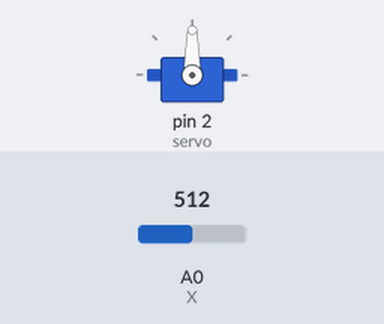
A sketch run on a simulated Arduino Uno, built with avr-gcc and run on an emulated ATmega328P. Parts: servo. Inputs (shaded band) come from the test bench; at power-on: A0 (X) = 512. What the sketch prints to the serial monitor is not drawn.

Above: at 1.2 s.
1.3 s: A0 (X) set to 561
At 2.6 s:
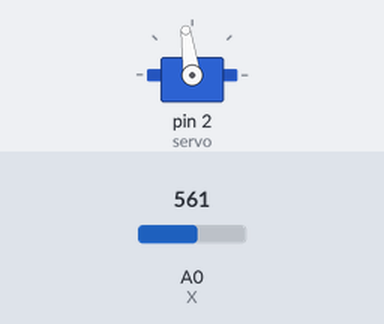
4.3 s: A0 (X) set to 579
At 4.9 s:
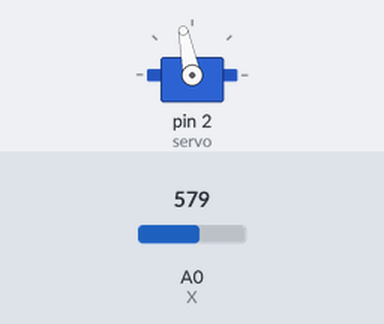
5.8 s: A0 (X) set to 306
At 7.0 s:
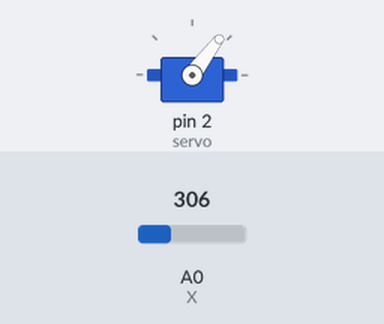
7.3 s: A0 (X) set to 60
At 8.2 s:
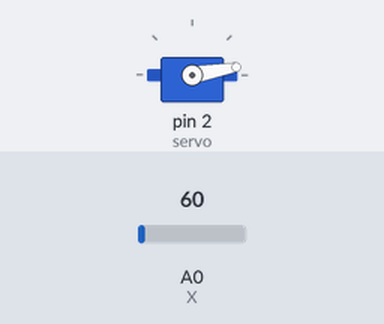
8.8 s: A0 (X) set to 51
At 9.4 s:
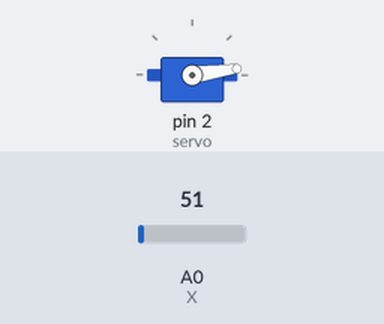
10.8 s: A0 (X) set to 122
At 12.1 s:
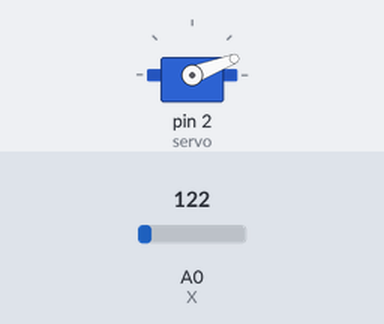
Timing chart, 0 to 13.3 s (numbered marks = the images above; inputs shaded):
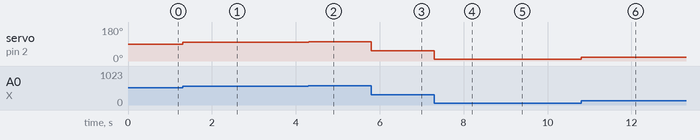

Measured:
- after the input at 1.3 s, servo on pin 2 (servo): 90° → 98° at once
- after the input at 4.3 s, servo on pin 2 (servo): 98° → 101° at once
- after the input at 5.8 s, servo on pin 2 (servo): 101° → 53° at once
- after the input at 7.3 s, servo on pin 2 (servo): 53° → 10° at once
- after the input at 8.8 s, servo on pin 2 (servo): 10° → 8° at once
- after the input at 10.8 s, servo on pin 2 (servo): 8° → 21° at once

The sketch:

servo_joystick.ino
```cpp
#include <Servo.h>
Servo servo;
const int X = A0;

void setup() {
  servo.attach(2);
  Serial.begin(9600);
  }

void loop() {
  int x = analogRead(X);
  int angle = map(x, 0, 1023, 0, 180);
  servo.write(angle);
  Serial.print(angle);
  Serial.print(" ");
  delay(10);
}
```
